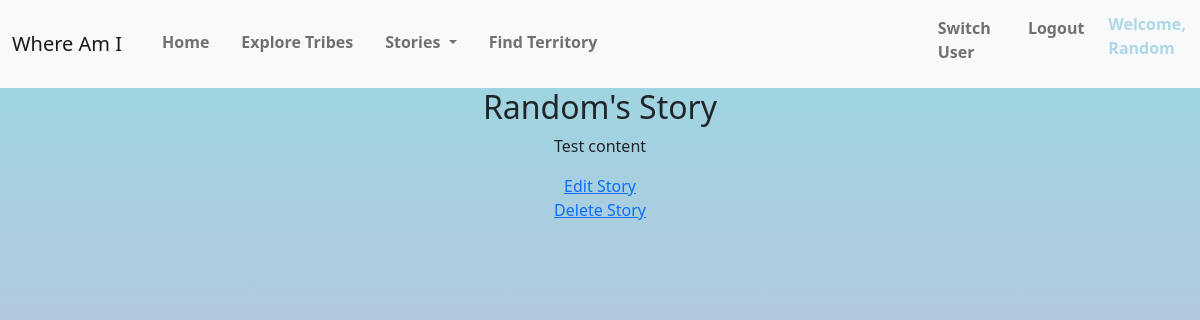
The page /my_stories/ (signed in) on the database as committed earlier.
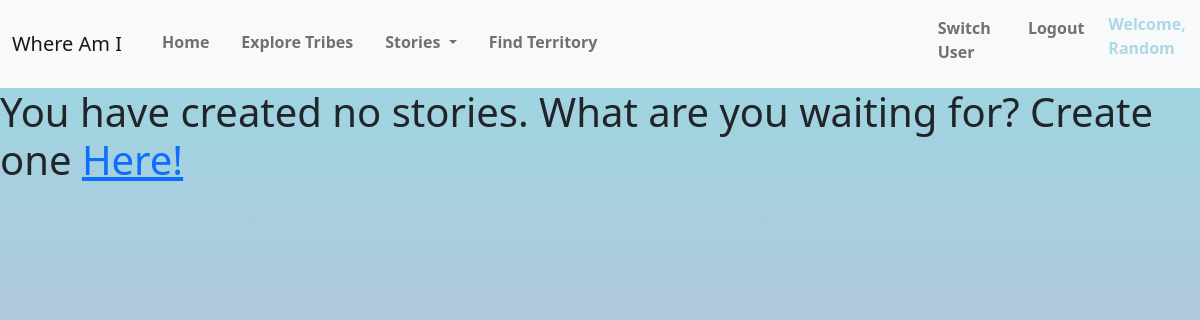
The same page on the database as committed later.
### app/models.py (models this page shows, shortened)
class Story(models.Model):
    user = models.ForeignKey(User, on_delete=models.CASCADE)
    title = models.CharField(max_length=300)
    content = models.TextField()

### app/views.py (the view)
# urls.py: path("my_stories/", views.my_stories, name="my_stories"),
@login_required
def my_stories(request):
    stories = Story.objects.filter(user=request.user)
    return render(
        request,
        "app/my_stories.html",
        {"stories": stories, "username": request.user.username},
    )

### app/templates/app/my_stories.html (shortened to what this page needs)
{% extends "app/layout.html" %}
{% block user_links %}
    <a class="nav-link" href="/login">Switch User</a>
    <a class="nav-link" href="/logout">Logout</a>
    <p class="nav-user">Welcome, {{ username }}</h4>
{% endblock user_links %}
{% block body %}
    {% for story in stories %}
      <h2>{{ story.title }}</h2>
      <p> {{ story.content }}</p>
      <a href="/update_story/{{ story.id }}">Edit Story</a>
      <a href="/delete_story/{{ story.id }}">Delete Story</a>
    {% empty %}
      <h1>You have created no stories. What are you waiting for? Create one
         <a href="/create_story">Here!</a>
      </h1>
    {% endfor %}
{% endblock %}

Rows that differ between the two databases and show on the page:
removed Story: title "Random's Story", content "Test content"
Other text that changed with them:
text now shown: "You have created no stories. What are you waiting for? Create one Here!"
